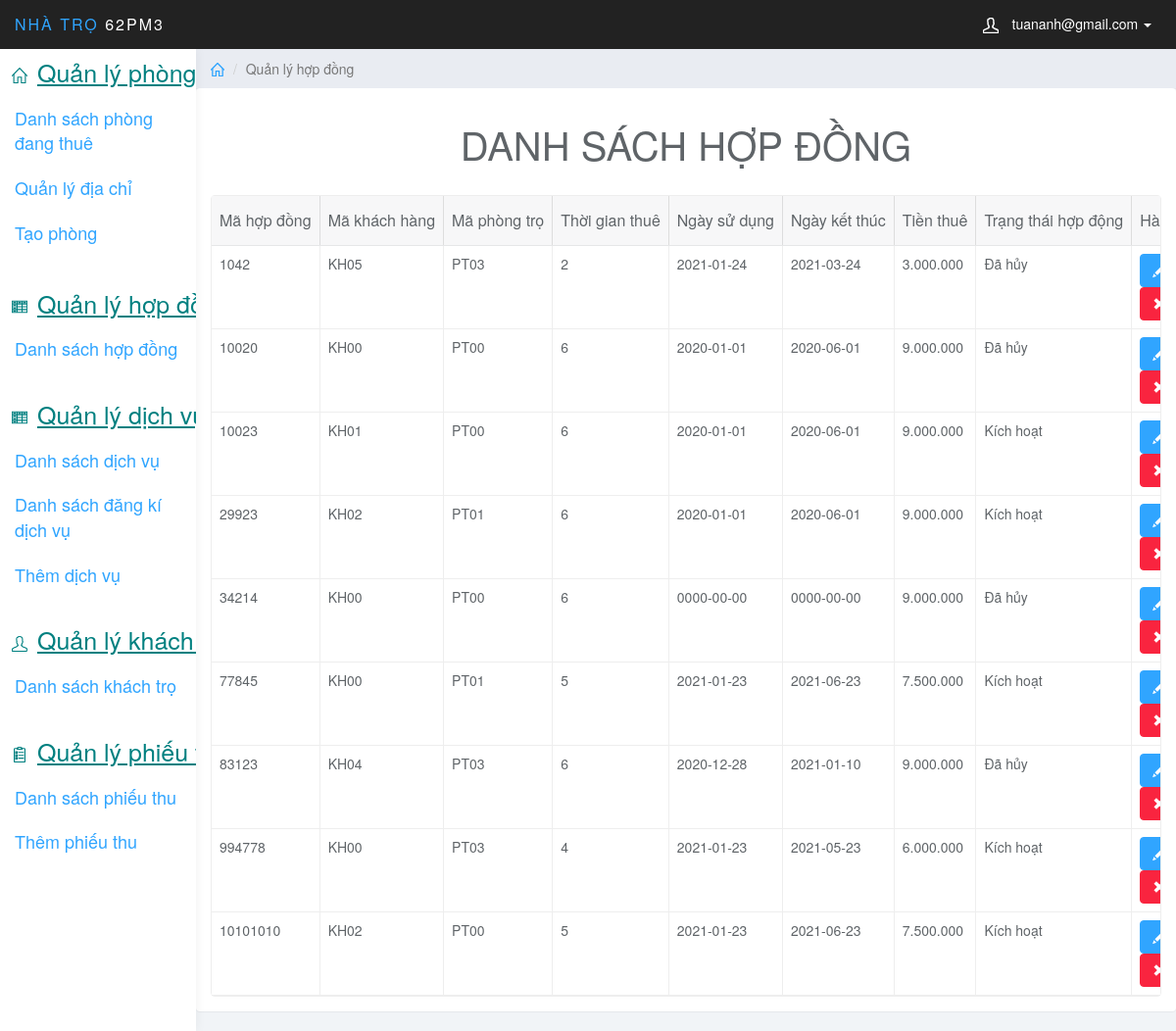
The app's page /index.php?page_layout=qlhd (signed in) with its own data.
### tables this page shows
CREATE TABLE `quanlihopdong` (
  `MaHopDong` int(11) NOT NULL,
  `MaKhachHang` varchar(10) NOT NULL,
  `MaPT` varchar(10) NOT NULL,
  `TGThue` int(11) NOT NULL,
  `NgaySuDung` date NOT NULL,
  `NgayKetThuc` date NOT NULL,
  `TienThue` decimal(12,0) NOT NULL,
  `TrangThaiHD` int(1) NOT NULL DEFAULT 1
);

### QL_HopDong/DS_Hopdong.php (the view, shortened to what this page needs)
<div class="col-sm-9 col-sm-offset-3 col-lg-10 col-lg-offset-2 main">
    <div class="row">
        <ol class="breadcrumb">
            <li><a href="#"><svg class="glyph stroked home"><use xlink:href="#stroked-home"></use></svg></a></li>
            <li class="active">Quản lý hợp đồng</li>
        </ol>
    </div>
    <div class="row" >
            <div class="panel panel-default">
        <div class="panel-body" >
               <h1 style="font-size: 40px; text-align: center;">DANH SÁCH HỢP ĐỒNG</h1>
                <table
                    data-toolbar="#toolbar"
                    data-toggle="table">
                    <thead>
                    <tr>
                        <th data-field="MaHopDong" data-sortable="true">Mã hợp đồng</th>
                        <th data-field="MaKhachHang"  data-sortable="true">Mã khách hàng</th>
                        <th data-field="MaPT" data-sortable="true">Mã phòng trọ</th>
                        <th data-field="TGThue" data-sortable="true">Thời gian thuê</th>
                        <th data-field="NgaySuDung" data-sortable="true">Ngày sử dụng</th>
                        <th data-field="NgayKetThuc"  data-sortable="true">Ngày kết thúc</th>
                        <th data-field="TienThue" data-sortable="true">Tiền thuê</th>
                        <th data-field="TrangThaiHD" data-sortable="true">Trạng thái hợp động</th>
                        <th>Hành động</th>
                    </tr>
                    </thead>
                    <tbody>
                    <?php
                                $sql = "SELECT * FROM quanlihopdong";
                                $query = mysqli_query($conn, $sql);
                                while($row = mysqli_fetch_array($query)){
                            ?>
                        <tr>
                            <td ><?php echo $row['MaHopDong']; ?></td>
                            <td ><?php echo $row['MaKhachHang']; ?></td>
                            <td ><?php echo $row['MaPT'] ;?></td>
                            <td ><?php echo $row['TGThue']; ?></td>
                            <td ><?php echo $row['NgaySuDung']; ?></td>
                            <td ><?php echo $row['NgayKetThuc']; ?></td>
                            <td ><?php echo number_format($row['TienThue'], 0, '', '.'); ?></td>
                            <td ><?php if( $row['TrangThaiHD']==1){echo "Kích hoạt";}else{echo "Đã hủy";} ?></td>
                            <td class="form-group">
                                <a href="index.php?page_layout=edit_hDong&MaHD=<?php echo $row['MaHopDong'];?>" class="btn btn-primary"><i class="glyphicon glyphicon-pencil"></i></a>
                                <a href="del_hdong.php?MaHD=<?php echo $row['MaHopDong'];?>" class="btn btn-danger"><i class="glyphicon glyphicon-remove"></i></a>
                            </td>
                        </tr>
                        <?php  } ?>
                    </tbody>
                </table>
            </div>
        </div>
    </div>
</div>

### design/css/styles.css (style rules this page uses)
body { background: #f1f4f7; padding-top: 50px; color: #5f6468; }
a, a:hover, a:focus { color: #30a5ff; }
h1, h2, h3, h4, h5, h6 { color: #5f6468; }
h1 { font-weight: 300; font-size: 40px; }
.btn-primary, .btn-primary:hover, .btn-primary:focus, .btn-primary:active, .btn-primary.active, .open > .dropdown-toggle.btn-primary, .btn-primary.disabled, .btn-primary[disabled], fieldset[disabled] .btn-primary, .btn-primary.disabled:hover, .btn-primary[disabled]:hover, fieldset[disabled] .btn-primary:hover, .btn-primary.disabled:focus, .btn-primary[disabled]:focus, fieldset[disabled] .btn-primary:focus, .btn-primary.disabled:active, .btn-primary[disabled]:active, fieldset[disabled] .btn-primary:active, .btn-primary.disabled.active, .btn-primary[disabled].active, fieldset[disabled] .btn-primary.active { background-color: #30a5ff; border-color: #30a5ff; }
.btn-danger, .btn-danger:hover, .btn-danger:focus, .btn-danger:active, .btn-danger.active, .open > .dropdown-toggle.btn-danger, .btn-danger.disabled, .btn-danger[disabled], fieldset[disabled] .btn-danger, .btn-danger.disabled:hover, .btn-danger[disabled]:hover, fieldset[disabled] .btn-danger:hover, .btn-danger.disabled:focus, .btn-danger[disabled]:focus, fieldset[disabled] .btn-danger:focus, .btn-danger.disabled:active, .btn-danger[disabled]:active, fieldset[disabled] .btn-danger:active, .btn-danger.disabled.active, .btn-danger[disabled].active, fieldset[disabled] .btn-danger.active { background-color: #f9243f; border-color: #f9243f; }
.panel { border: 0; }
.breadcrumb { border-radius: 0; padding: 10px 15px; background: #e9ecf2; box-shadow: 0 1px 1px rgba(0, 0, 0, .05); margin: 0 ; }
.table { background: #fff; }
.breadcrumb .glyph { height: 14px; width: 14px; margin: -2px 0 0 0; stroke-width: 4px; }

### records on screen
quanlihopdong: MaHopDong "1042", MaKhachHang "KH05", MaPT "PT03", TGThue "2", NgaySuDung "2021-01-24", NgayKetThuc "2021-03-24", TienThue "3.000.000", TrangThaiHD "Đã hủy"
quanlihopdong: MaHopDong "10020", MaKhachHang "KH00", MaPT "PT00", TGThue "6", NgaySuDung "2020-01-01", NgayKetThuc "2020-06-01", TienThue "9.000.000", TrangThaiHD "Đã hủy"
quanlihopdong: MaHopDong "10023", MaKhachHang "KH01", MaPT "PT00", TGThue "6", NgaySuDung "2020-01-01", NgayKetThuc "2020-06-01", TienThue "9.000.000", TrangThaiHD "Kích hoạt"
quanlihopdong: MaHopDong "29923", MaKhachHang "KH02", MaPT "PT01", TGThue "6", NgaySuDung "2020-01-01", NgayKetThuc "2020-06-01", TienThue "9.000.000", TrangThaiHD "Kích hoạt"
quanlihopdong: MaHopDong "34214", MaKhachHang "KH00", MaPT "PT00", TGThue "6", NgaySuDung "0000-00-00", NgayKetThuc "0000-00-00", TienThue "9.000.000", TrangThaiHD "Đã hủy"
quanlihopdong: MaHopDong "77845", MaKhachHang "KH00", MaPT "PT01", TGThue "5", NgaySuDung "2021-01-23", NgayKetThuc "2021-06-23", TienThue "7.500.000", TrangThaiHD "Kích hoạt"
quanlihopdong: MaHopDong "83123", MaKhachHang "KH04", MaPT "PT03", TGThue "6", NgaySuDung "2020-12-28", NgayKetThuc "2021-01-10", TienThue "9.000.000", TrangThaiHD "Đã hủy"
quanlihopdong: MaHopDong "994778", MaKhachHang "KH00", MaPT "PT03", TGThue "4", NgaySuDung "2021-01-23", NgayKetThuc "2021-05-23", TienThue "6.000.000", TrangThaiHD "Kích hoạt"
quanlihopdong: MaHopDong "10101010", MaKhachHang "KH02", MaPT "PT00", TGThue "5", NgaySuDung "2021-01-23", NgayKetThuc "2021-06-23", TienThue "7.500.000", TrangThaiHD "Kích hoạt"

### other values on screen
$_SESSION['mail'] "tuananh@gmail.com"
